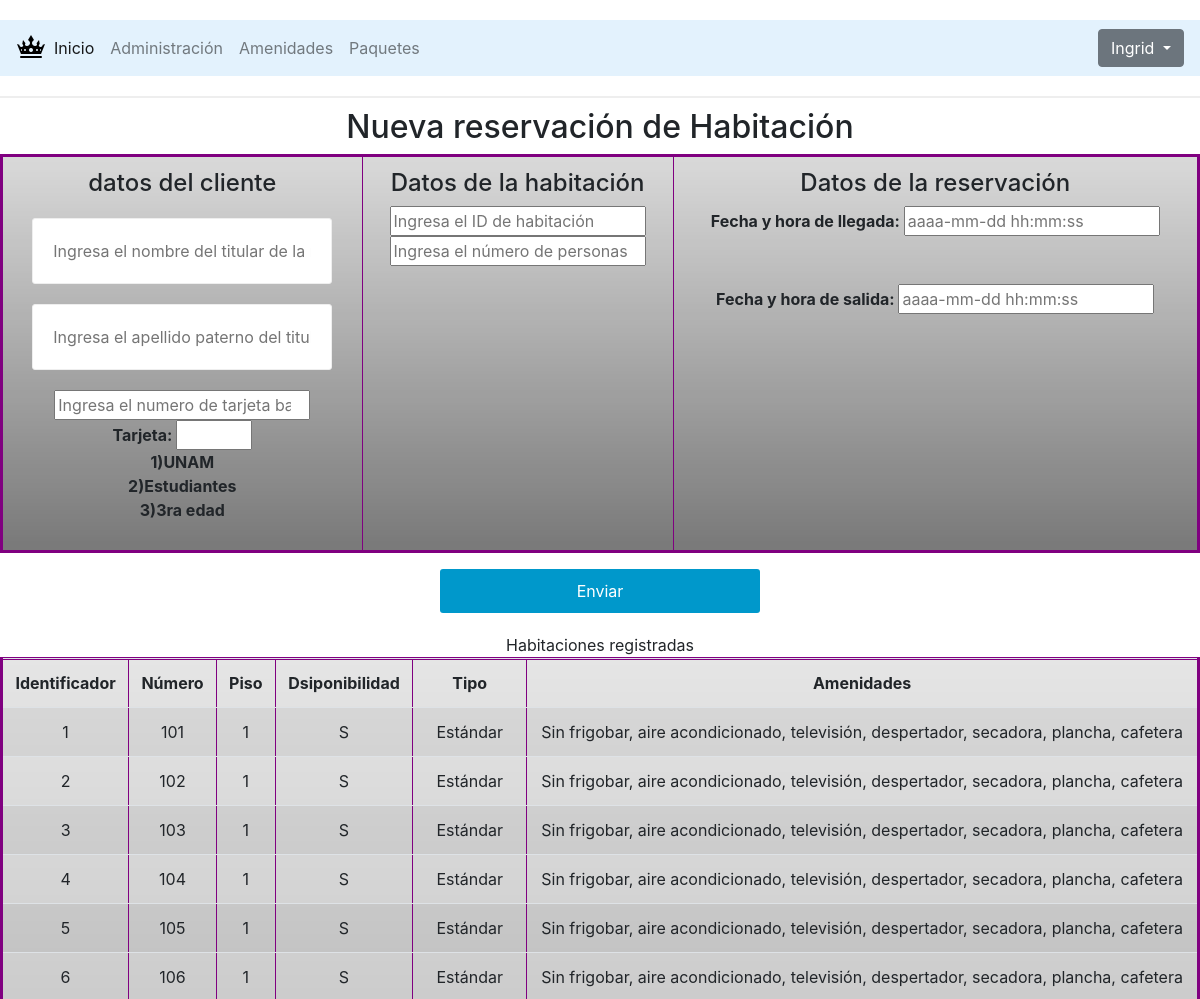
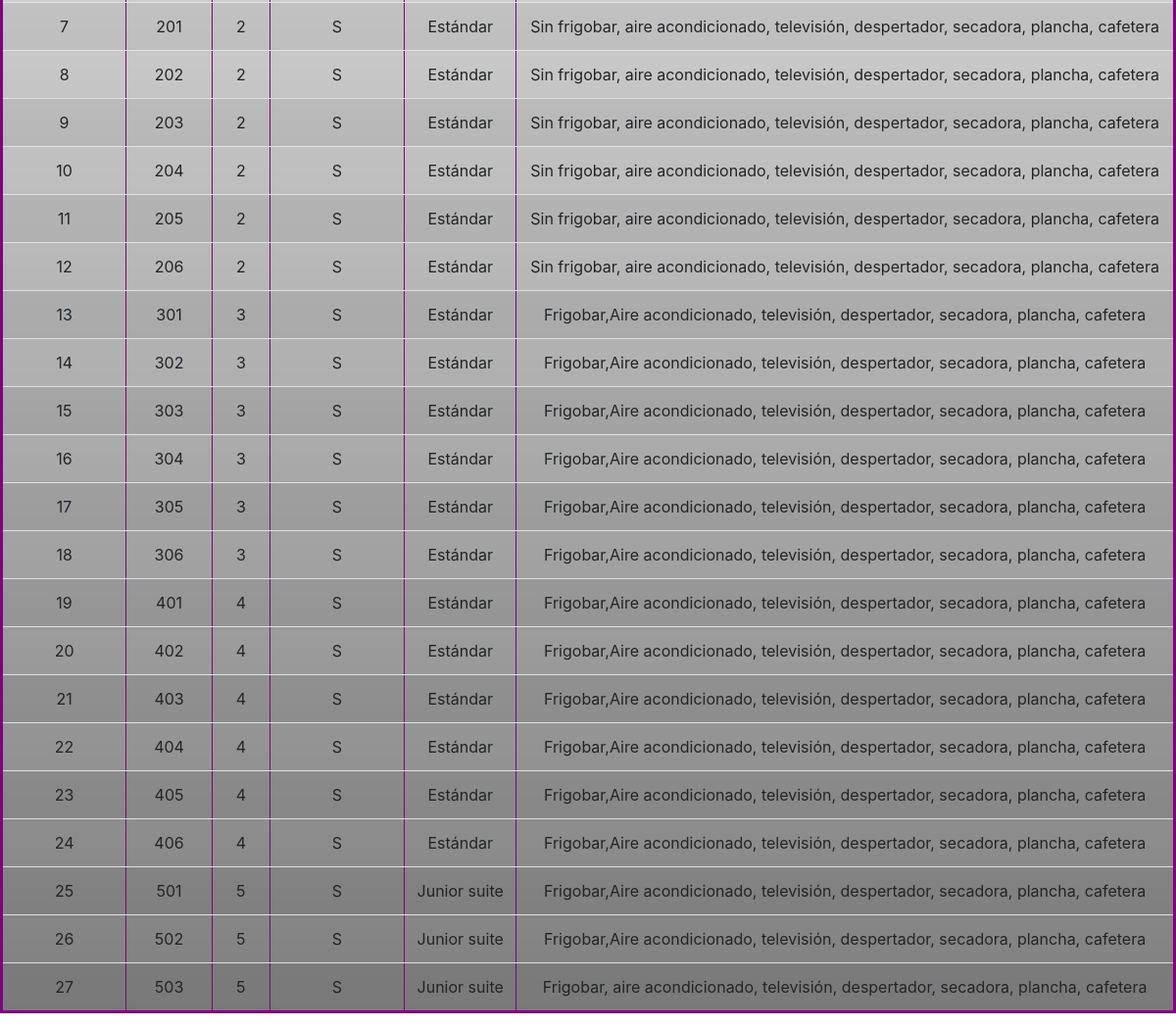
Page /nuevaReservacion.php (signed in) on the committed database (2 pictures, top to bottom).
### tables this page shows
CREATE TABLE `usuario` (
  `id_usr` int(11) NOT NULL,
  `email` varchar(100) NOT NULL,
  `password` varchar(100) NOT NULL,
  `puesto` varchar(30) NOT NULL,
  `nombreU` varchar(20) NOT NULL,
  `ApPU` varchar(20) NOT NULL
);

CREATE TABLE `habitacion` (
  `id_habitacion` int(11) NOT NULL,
  `numero` int(11) NOT NULL,
  `piso` int(11) NOT NULL,
  `amenidades` text NOT NULL,
  `id_tipo_habitacion` int(11) NOT NULL,
  `activo` char(1) NOT NULL DEFAULT 'S'
);

CREATE TABLE `tipo_habitacion` (
  `id_tipo_habitacion` int(11) NOT NULL,
  `nombre` varchar(60) NOT NULL,
  `descripcion` text NOT NULL,
  `activo` char(1) NOT NULL DEFAULT 'S'
);

### nuevaReservacion.php (the view, shortened to what this page needs)
<?php
       require 'database.php';
       $message='';
       if (isset($_SESSION['id'])) {
          $sql="SELECT id_usr, email, password,nombreU FROM usuario WHERE id_usr=:id";
          $records=$conn->prepare($sql);
          $records->bindParam(':id',$_SESSION['id']);
          $records->execute();
          $results=$records->fetch(PDO::FETCH_ASSOC);
          $message=$results['nombreU'];
       }
       else{
          header("Location: /ProyectoIngSW");
       }
?>
<!DOCTYPE html>
<html>
   <head>
      <link rel="stylesheet" type="text/css" href="css/styles.css">
      <link rel="stylesheet" href="css/bootstrap.min.css">
   </head>
   <body class="fondoPlaya1" style="text-align: center;">
      <header>
         <nav class="navbar navbar-expand-lg navbar-light  " style="background-color: #e3f2fd;" >
            <img src="img/icons8-corona-medieval-30.png" alt="">
            <div class="collapse navbar-collapse" id="navbarSupportedContent">
               <ul class="navbar-nav mr-auto">
                  <li class="nav-item active">
                     <a class="nav-link" href="inicio.php">Inicio <span class="sr-only">(current)</span></a>
                  </li>
                  <li class="nav-item">
                     <a class="nav-link" href="habitaciones.php">Administración </a>
                  </li>
                  <li class="nav-item">
                     <a class="nav-link" href="amenidades.php">Amenidades</a>
                  </li>
                  <li class="nav-item">
                     <a class="nav-link" href="paquetes.php">Paquetes</a>
                  </li>
               </ul>
               <div class="dropdown">
                  <button class="btn btn-secondary dropdown-toggle" type="button" id="dropdownMenuButton" data-toggle="dropdown" aria-haspopup="true" aria-expanded="false">
                     <?php if(!empty($message)): ?>
                     <?= $message ?>
                     <?php endif; ?>
                  </button>
               </div>
            </div>
         </nav>
      </header>
      <h2>Nueva reservación de Habitación</h2>
      <form action="nuevaReservacion.php" method="post">
      <table border="1" class="table table-striped table-responsive-md">
         <th>
            <h4>datos del cliente</h4>
               <input type="text" name="nombreC" placeholder="Ingresa el nombre del titular de la reservacion">
               <input type="text" name="apellidoC" placeholder="Ingresa el apellido paterno del titular">
               <input type="number" name="tarjetaC" placeholder="Ingresa el numero de tarjeta bancaria del cliente" maxlength="16">
               <br>
               Tarjeta:
               <input type="number" name="descuento" maxlength="1" max="3" min="1">
            <p>1)UNAM   <br>2)Estudiantes   <br>3)3ra edad </p>
         </th>
         <th>
            <h4>Datos de la habitación</h4>
               <input type="number" name="id_hab" placeholder="Ingresa el ID de habitación" maxlength="2">
               <br>
               <input type="number" name="numPersonas" placeholder="Ingresa el número de personas" maxlength="1">
               <br>
         </th>
         <th>
            <h4>Datos de la reservación</h4>
            Fecha y hora de llegada: <input type="datetime" name="fechaLlegada" placeholder="aaaa-mm-dd hh:mm:ss">
            <br>
            <br>
            <br>
            Fecha y hora de salida: <input type="datetime" name="fechaSalida" placeholder="aaaa-mm-dd hh:mm:ss">
         </th>
      </form>
      <input type="submit" value="Enviar">
      <div class="tabla" style="text-align:center;width:100%; background-color: white;">
         <table border="1" class="table table-striped table-responsive-md">
            <tr>
               <th>Identificador</th>
               <th>Número</th>
               <th>Piso</th>
               <th>Dsiponibilidad</th>
               <th>Tipo</th>
               <th>Amenidades</th>
            </tr>
            <?php
               try {
                   $db = new PDO('mysql:host=127.0.0.1;dbname=hotel;charset=utf8', 'root', '');
                   $resultado = $db->query("SELECT id_habitacion, numero,amenidades,h.activo, piso, nombre tipo
                                           FROM habitacion h INNER JOIN tipo_habitacion th ON h.id_tipo_habitacion = th.id_tipo_habitacion
                                           ");
                   foreach ($resultado as $habitacion) { ?>
            <tr>
               <td><?php echo $habitacion['id_habitacion']; ?></td>
               <td><?php echo $habitacion['numero']; ?></td>
               <td><?php echo $habitacion['piso']; ?></td>
               <td><?php echo $habitacion['activo']; ?></td>
               <td><?php echo $habitacion['tipo']; ?></td>
               <td><?php echo $habitacion['amenidades']; ?></td>
            </tr>
            <?php }
               } catch (Exception $ex) {
                   echo 'Ocurrió un error en la conexión: ' . $ex->getMessage();
               }
               ?>
         </table>
      </div>
   </body>
</html>

### css/styles.css (style rules this page uses)
input[type="text"],input[type="password"] { outline: none; padding: 20px; display: block; width: 300px; border-radius: 3px; border: 1px solid #eee; margin: 20px auto; }
input[type="submit"] { padding: 10px; color: #fff; background: #0098cb; width: 320px; margin: 20px auto; margin-top: 0; border: 0; border-radius: 3px; cursor: pointer; }
header { border-bottom: 2px solid #eee; padding: 20px 0; margin-bottom: 10px ; width: 100%; text-align: center; }
.tabla { text-align: center; }
.navbar { background-color: #e3f2fd; }
header a { text-decoration: none; color: #333; }
.fondoPlaya1 { background-image: url(https://media1.tenor.com/images/ae073ecc1794eb97cec78b3206a6025b/tenor.gif?itemid=4918224); background-size: 100%; }

### nuevaReservacion.php (style rules this page uses)
table { background: linear-gradient(to bottom, rgba(0,0,0,0.1), rgba(0,0,0,0.5)); border: 3px solid purple; }

### rows in the picture
usuario: nombreU "Ingrid"
habitacion: id_habitacion "1", numero "101", piso "1", activo "S", id_tipo_habitacion.nombre "Estándar", amenidades "Sin frigobar, aire acondicionado, televisión, despertador, secadora, plancha, cafetera"
habitacion: id_habitacion "2", numero "102", piso "1", activo "S", id_tipo_habitacion.nombre "Estándar", amenidades "Sin frigobar, aire acondicionado, televisión, despertador, secadora, plancha, cafetera"
habitacion: id_habitacion "3", numero "103", piso "1", activo "S", id_tipo_habitacion.nombre "Estándar", amenidades "Sin frigobar, aire acondicionado, televisión, despertador, secadora, plancha, cafetera"
habitacion: id_habitacion "4", numero "104", piso "1", activo "S", id_tipo_habitacion.nombre "Estándar", amenidades "Sin frigobar, aire acondicionado, televisión, despertador, secadora, plancha, cafetera"
habitacion: id_habitacion "5", numero "105", piso "1", activo "S", id_tipo_habitacion.nombre "Estándar", amenidades "Sin frigobar, aire acondicionado, televisión, despertador, secadora, plancha, cafetera"
habitacion: id_habitacion "6", numero "106", piso "1", activo "S", id_tipo_habitacion.nombre "Estándar", amenidades "Sin frigobar, aire acondicionado, televisión, despertador, secadora, plancha, cafetera"
habitacion: id_habitacion "7", numero "201", piso "2", activo "S", id_tipo_habitacion.nombre "Estándar", amenidades "Sin frigobar, aire acondicionado, televisión, despertador, secadora, plancha, cafetera"
habitacion: id_habitacion "8", numero "202", piso "2", activo "S", id_tipo_habitacion.nombre "Estándar", amenidades "Sin frigobar, aire acondicionado, televisión, despertador, secadora, plancha, cafetera"
habitacion: id_habitacion "9", numero "203", piso "2", activo "S", id_tipo_habitacion.nombre "Estándar", amenidades "Sin frigobar, aire acondicionado, televisión, despertador, secadora, plancha, cafetera"
habitacion: id_habitacion "10", numero "204", piso "2", activo "S", id_tipo_habitacion.nombre "Estándar", amenidades "Sin frigobar, aire acondicionado, televisión, despertador, secadora, plancha, cafetera"
habitacion: id_habitacion "11", numero "205", piso "2", activo "S", id_tipo_habitacion.nombre "Estándar", amenidades "Sin frigobar, aire acondicionado, televisión, despertador, secadora, plancha, cafetera"
habitacion: id_habitacion "12", numero "206", piso "2", activo "S", id_tipo_habitacion.nombre "Estándar", amenidades "Sin frigobar, aire acondicionado, televisión, despertador, secadora, plancha, cafetera"
habitacion: id_habitacion "13", numero "301", piso "3", activo "S", id_tipo_habitacion.nombre "Estándar", amenidades "Frigobar,Aire acondicionado, televisión, despertador, secadora, plancha, cafetera"
habitacion: id_habitacion "14", numero "302", piso "3", activo "S", id_tipo_habitacion.nombre "Estándar", amenidades "Frigobar,Aire acondicionado, televisión, despertador, secadora, plancha, cafetera"
habitacion: id_habitacion "15", numero "303", piso "3", activo "S", id_tipo_habitacion.nombre "Estándar", amenidades "Frigobar,Aire acondicionado, televisión, despertador, secadora, plancha, cafetera"
habitacion: id_habitacion "16", numero "304", piso "3", activo "S", id_tipo_habitacion.nombre "Estándar", amenidades "Frigobar,Aire acondicionado, televisión, despertador, secadora, plancha, cafetera"
habitacion: id_habitacion "17", numero "305", piso "3", activo "S", id_tipo_habitacion.nombre "Estándar", amenidades "Frigobar,Aire acondicionado, televisión, despertador, secadora, plancha, cafetera"
habitacion: id_habitacion "18", numero "306", piso "3", activo "S", id_tipo_habitacion.nombre "Estándar", amenidades "Frigobar,Aire acondicionado, televisión, despertador, secadora, plancha, cafetera"
habitacion: id_habitacion "19", numero "401", piso "4", activo "S", id_tipo_habitacion.nombre "Estándar", amenidades "Frigobar,Aire acondicionado, televisión, despertador, secadora, plancha, cafetera"
habitacion: id_habitacion "20", numero "402", piso "4", activo "S", id_tipo_habitacion.nombre "Estándar", amenidades "Frigobar,Aire acondicionado, televisión, despertador, secadora, plancha, cafetera"
habitacion: id_habitacion "21", numero "403", piso "4", activo "S", id_tipo_habitacion.nombre "Estándar", amenidades "Frigobar,Aire acondicionado, televisión, despertador, secadora, plancha, cafetera"
habitacion: id_habitacion "22", numero "404", piso "4", activo "S", id_tipo_habitacion.nombre "Estándar", amenidades "Frigobar,Aire acondicionado, televisión, despertador, secadora, plancha, cafetera"
habitacion: id_habitacion "23", numero "405", piso "4", activo "S", id_tipo_habitacion.nombre "Estándar", amenidades "Frigobar,Aire acondicionado, televisión, despertador, secadora, plancha, cafetera"
habitacion: id_habitacion "24", numero "406", piso "4", activo "S", id_tipo_habitacion.nombre "Estándar", amenidades "Frigobar,Aire acondicionado, televisión, despertador, secadora, plancha, cafetera"
habitacion: id_habitacion "25", numero "501", piso "5", activo "S", id_tipo_habitacion.nombre "Junior suite", amenidades "Frigobar,Aire acondicionado, televisión, despertador, secadora, plancha, cafetera"
habitacion: id_habitacion "26", numero "502", piso "5", activo "S", id_tipo_habitacion.nombre "Junior suite", amenidades "Frigobar,Aire acondicionado, televisión, despertador, secadora, plancha, cafetera"
habitacion: id_habitacion "27", numero "503", piso "5", activo "S", id_tipo_habitacion.nombre "Junior suite", amenidades "Frigobar, aire acondicionado, televisión, despertador, secadora, plancha, cafetera"
